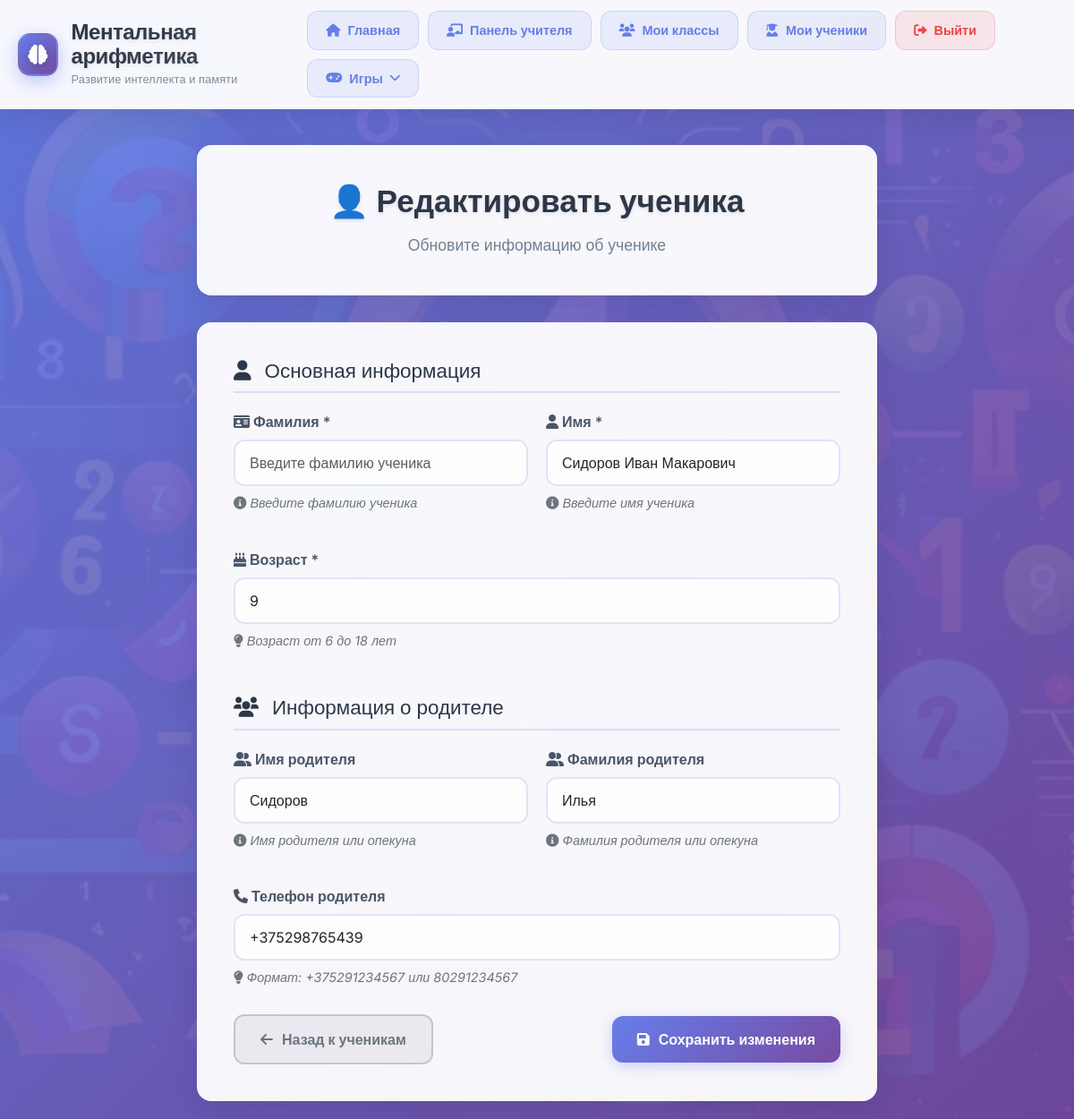
Before: /teacher/students/7/edit/ (signed in) with the older database file.
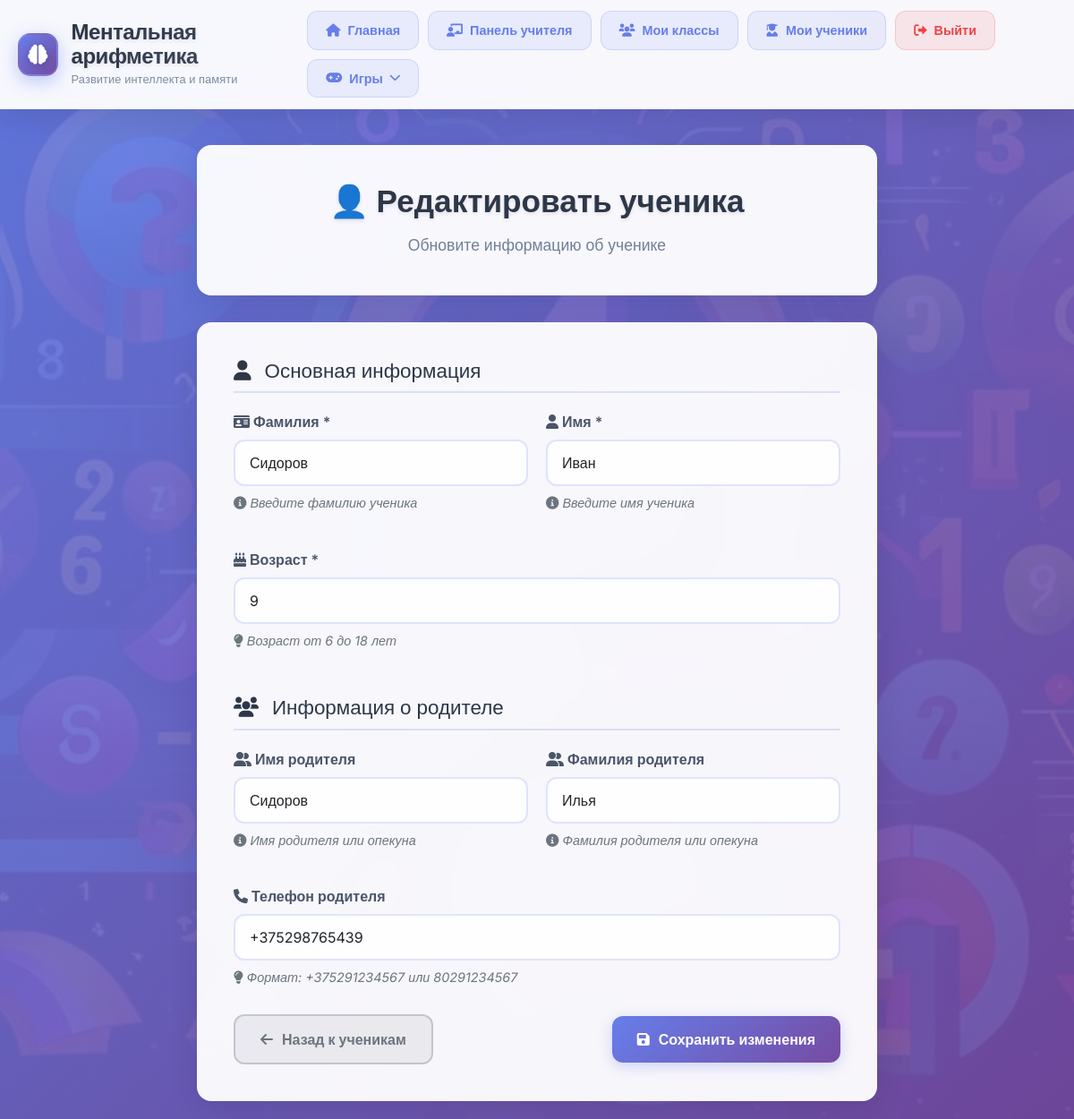
After: the same page with the newer database file.
### mental_app/models.py (models this page shows, shortened)
class Students(models.Model):
    name = models.CharField(max_length=50, verbose_name='Имя')
    surname = models.CharField(max_length=50, verbose_name='Фамилия', default='')
    age = models.IntegerField(verbose_name='Возраст')
    student_class = models.ForeignKey(Class, on_delete=models.CASCADE, related_name='students', verbose_name='Класс', null=True, blank=True)
    parent_first_name = models.CharField(max_length=50, blank=True, null=True, verbose_name='Имя родителя')
    parent_last_name = models.CharField(max_length=50, blank=True, null=True, verbose_name='Фамилия родителя')
    parent_phone_number = models.CharField(max_length=15, blank=True, null=True, verbose_name='Номер телефона родителя')
    created_at = models.DateTimeField(default=timezone.now)
    updated_at = models.DateTimeField(default=timezone.now)
    class Meta:
        verbose_name = 'Ученик'
        verbose_name_plural = 'Ученики'

### mental_app/views.py (the view)
# urls.py: path('teacher/students/<int:student_id>/edit/', views.student_edit, name='student_edit'),
@login_required
def student_edit(request, student_id):
    try:
        teacher_profile = request.user.teacher_profile
        if teacher_profile.status != 'approved':
            return HttpResponseForbidden('Доступ запрещен')
        student = get_object_or_404(Students, id=student_id, student_class__teacher=teacher_profile)
        if request.method == 'POST':
            form = StudentForm(request.POST, instance=student)
            if form.is_valid():
                form.save()
                messages.success(request, 'Данные ученика успешно обновлены!')
                return redirect('students_list')
        else:
            form = StudentForm(instance=student)
        return render(request, 'student_form.html', {
            'form': form,
            'title': 'Редактировать ученика',
            'student': student
        })
    except TeacherProfile.DoesNotExist:
        return HttpResponseForbidden('Доступ запрещен')

### templates/student_form.html (shortened to what the changed rows need)
{% extends 'base.html' %}
{% block content %}
<div class="student-form-container">
        <div class="form-header">
            <h2>👤 {{ title }}</h2>
        </div>
        <div class="form-body">
            <form method="post">
                <div class="form-section">
                    <div class="form-row">
                        <div class="form-group">
                            <label for="{{ form.surname.id_for_label }}">
                                <i class="fas fa-id-card"></i>
                                Фамилия *
                            </label>
                            {{ form.surname }}
                            <div class="help-text">
                                <i class="fas fa-info-circle"></i>
                                Введите фамилию ученика
                            </div>
                        </div>
                        <div class="form-group">
                            <label for="{{ form.name.id_for_label }}">
                                <i class="fas fa-user"></i>
                                Имя *
                            </label>
                            {{ form.name }}
                            <div class="help-text">
                                <i class="fas fa-info-circle"></i>
                                Введите имя ученика
                            </div>
                        </div>
                    </div>
                    <div class="form-row">
                        <div class="form-group">
                            <label for="{{ form.age.id_for_label }}">
                                <i class="fas fa-birthday-cake"></i>
                                Возраст *
                            </label>
                            {{ form.age }}
                            <div class="help-text">
                                <i class="fas fa-lightbulb"></i>
                                Возраст от 6 до 18 лет
                            </div>
                        </div>
                    </div>
                </div>
                <div class="form-section">
                    <div class="form-row">
                        <div class="form-group">
                            <label for="{{ form.parent_first_name.id_for_label }}">
                                <i class="fas fa-user-friends"></i>
                                Имя родителя
                            </label>
                            {{ form.parent_first_name }}
                            <div class="help-text">
                                <i class="fas fa-info-circle"></i>
                                Имя родителя или опекуна
                            </div>
                        </div>
                        <div class="form-group">
                            <label for="{{ form.parent_last_name.id_for_label }}">
                                <i class="fas fa-user-friends"></i>
                                Фамилия родителя
                            </label>
                            {{ form.parent_last_name }}
                            <div class="help-text">
                                <i class="fas fa-info-circle"></i>
                                Фамилия родителя или опекуна
                            </div>
                        </div>
                    </div>
                    <div class="form-group">
                        <label for="{{ form.parent_phone_number.id_for_label }}">
                            <i class="fas fa-phone"></i>
                            Телефон родителя
                        </label>
                        {{ form.parent_phone_number }}
                        <div class="help-text">
                            <i class="fas fa-lightbulb"></i>
                            Формат: +375291234567 или 80291234567
                        </div>
                    </div>
                </div>
            </form>
        </div>
</div>
{% endblock %}

Changed rows visible on the page:
changed Students "Сидоров": surname (not shown) → "Сидоров"; name "Сидоров Иван Макарович" → "Иван"
